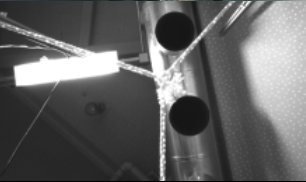
#> input picture SSR-AutonomousDriveingControl/SSC-ImageRecognition/debug.png, 306 x 182 px
$ python functest.py   (older library calls are emulated)
#> lines starting #> are read from the running program, lines starting #| are printed output that depends on the picture
### SSR-AutonomousDriveingControl/SSC-ImageRecognition/OutputController.py
import time
import serial#pip install pyserial
from Order import InitOrder
from Order import PosOrder
from Order import VelocityOrder
from Order import ClearOrder
from Order import MotorModeOrder
from Order import ResetMotorOrder
from Order import ResetEncoderOrder
import math
import copy
import threading
from enum import IntEnum
import queue
from multiprocessing import Process
import platform
import threading
import tkinter as tk

class OutputController(object):

    _instance = None
    _lock = threading.Lock()

    def __new__(cls):
        with cls._lock:
            if cls._instance is None:
                print("New Singleton is OutputController")
                cls._instance = super().__new__(cls)
                cls.orderList = []
                cls.stepQueue = queue.Queue()
        return cls._instance

    def setStepQueue(self,stepQueue):
        self.stepQueue = stepQueue

    def insertOrder(self,order):
        self.orderList.insert(0,order)
        #OutputController().msgPrint("Order Set:",order)

    def clearStep(self):
        self.stepQueue.put([ClearOrder()]);

    def pushStep(self):
        self.stepQueue.put(sorted(self.orderList,key=lambda x: -x.delay - (0.001 if isinstance(x,PosOrder) else 0.002 if  isinstance(x,VelocityOrder) else 0)))
        self.orderList.clear()

    def setMsgbox(self,box):
        self.box = box

    def setData(self,data):
        self.data = data


    def getData(self):
        return self.data

    def msgPrint(self,*msg):

        try:
            msg_text = ",".join([str(_) for _ in msg])
            msg_text = msg_text.replace(":,",":")
            msg_text = msg_text.replace("=,","=")
            print(msg_text)
            self.box.insert('end',msg_text + "\n")
            self.box.see(tk.END)
        except:
            print(",".join([str(_) for _ in msg]))
            #print("Print Exception")


# [76 lines left out: function OutputDone, not called in this run]
        #OutputController().msgPrint("End Output")
class MotorMode(IntEnum):
    PosNormal = 0x00
    PosHold = 0x01
    PosFree = 0x02
    VelocityNormal = 0x04
    VelocityFree = 0x06
    VelocityHold = 0x07
    Pos = 100
    Velocity = 200


class Serial(object):
    # [6 lines left out: function __init__, not called in this run]

    def write(self,command):
        self.serial.write(command)

    # [113 lines left out: functions outputInit, outputPos, outputVelocity, setMotorMode, resetEncoder, resetMotor, not called in this run]


    # [27 lines of commented-out code are left out]


### SSR-AutonomousDriveingControl/SSC-ImageRecognition/functest.py


import numpy as np
from matplotlib import pyplot as plt
import matplotlib.pyplot as plt

import numpy as np
import cv2#opencv-contrib-python not opencv-python
import numpy as np
import cv2
import numpy as np

from skimage.morphology import skeletonize
from OutputController import OutputController

# Zhang-Suenのアルゴリズムを用いて2値化画像を細線化します
# [49 lines left out: functions Zhang_Suen_thinning, black_one, padding_zeros, not called in this run]

# 外周1行1列を除くメソッドです。
def unpadding(image):
    return image[1:-1, 1:-1]

# 指定されたピクセルの周囲のピクセルを取得するメソッドです
def neighbours(x, y, image):
    return [image[x-1][y], image[x-1][y+1], image[x][y+1], image[x+1][y+1], # 2, 3, 4, 5
             image[x+1][y], image[x+1][y-1], image[x][y-1], image[x-1][y-1]] # 6, 7, 8, 9

# 0→1の変化の回数を数えるメソッドです
def count_transition(neighbours):
    neighbours += neighbours[:1]
    return sum( (n1, n2) == (0, 1) for n1, n2 in zip(neighbours, neighbours[1:]) )

# 黒を1、白を0とする画像を、2値画像に戻すメソッドです
def inv_black_one(inv_bool_image):
    bool_image = ~inv_bool_image.astype(bool)
    return bool_image.astype(int) * 255


# [28 lines left out: functions display_result_image, FLD, canny, not called in this run]


def disp(img1,img2):
    plt.subplot(121),plt.imshow(img1,cmap = 'gray')
    plt.title('Original Image'), plt.xticks([]), plt.yticks([])
    plt.subplot(122),plt.imshow(img2,cmap = 'gray')
    plt.title('Edge Image'), plt.xticks([]), plt.yticks([])

    plt.show()

# [42 lines of commented-out code are left out]
colorimg = cv2.imread('debug.png', cv2.IMREAD_COLOR)
#> colorimg is the input picture: shape (182, 306, 3); mean B, G, R 99, 99, 99

# グレースケール変換
gray = cv2.cvtColor(colorimg, cv2.COLOR_BGR2GRAY)
#gray = cv2.GaussianBlur(gray,(5,5), 3)
image = cv2.Canny(gray,0,100)
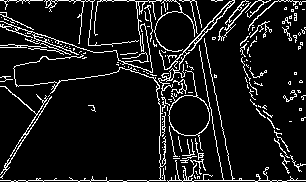
#> image: shape (182, 306); 9.8% white in thin lines or dots
#_, image = cv2.threshold(gray, 30, 255, cv2.THRESH_BINARY)

# 二値画像反転
image = cv2.bitwise_not(image)
#> image: shape (182, 306); 90.2% white; black in thin lines or dots
#disp(gray,image)

ske = skeletonize(~(image != 0))
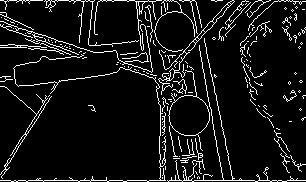
#> ske: shape (182, 306) bool; 8.2% white in thin lines or dots
ske_gray = (ske * 255).astype(np.uint8)
#> ske_gray: shape (182, 306); 8.2% white in thin lines or dots
ske_rgb = cv2.cvtColor(ske_gray, cv2.COLOR_GRAY2RGB)
#> ske_rgb: shape (182, 306, 3); 8.2% white in thin lines or dots
#display_result_image('GUOHALL', colorimg, ske_rgb)


edges = cv2.Canny(ske_rgb,0,100)
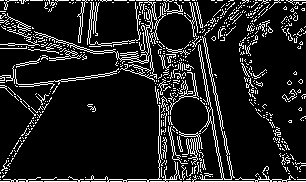
#> edges: shape (182, 306); 12.5% white in thin lines or dots
lines = cv2.HoughLines(edges,1,np.pi/180,10)
OutputController().msgPrint("line are",len(lines))
counter=0
draw_lines=np.zeros(colorimg.shape)

for counter in range(10):
    if(len(lines)==0):
        break;
    rho,theta=lines[0][0]
    a = np.cos(theta)
    b = np.sin(theta)
    x0 = a*rho
    y0 = b*rho
    x1 = int(x0 + 1000*(-b))
    y1 = int(y0 + 1000*(a))
    x2 = int(x0 - 1000*(-b))
    y2 = int(y0 - 1000*(a))
    cv2.line(draw_lines,(x1,y1),(x2,y2),(0,255,0),2)
    OutputController().msgPrint(rho,theta)
    lines=lines[np.where((lines[:,0,0]<rho-30)|(lines[:,0,0]>rho+30)|(lines[:,0,1]<theta-3.14/8)|(lines[:,0,1]>theta+3.14/8))[0]]
    #lines=lines[np.where((lines[:,0,0]<rho*1.2)|(lines[:,0,0]>rho*0.8)|(lines[:,0,1]>theta*1.2)|(lines[:,0,1]<theta*0.8))[0]]#rhoは負数を取りうる
    OutputController().msgPrint(len(lines))
#> this loop made 10 passes
#> (rho, theta, a, b, x0, y0, x1, y1) on passes 1 to 10: (181, 1.57, -4.37e-08, 1, -7.91e-06, 181, -1000, 180), (0, 1.57, -4.37e-08, 1, 0, 0, -1000, 0), (-189, 2.97, -0.985, 0.174, 186.1, -32.82, 12, -1017), (87, 1.43, 0.139, 0.99, 12.11, 86.15, -978, 225), (-140, 2.98, -0.988, 0.156, 138.3, -21.9, -18, -1009), (42, 1.66, -0.0872, 0.996, -3.66, 41.84, -999, -45), (165, 0.0349, 0.999, 0.0349, 164.9, 5.76, 129, 1005), (-83, 2.36, -0.707, 0.707, 58.69, -58.69, -648, -765), (-45, 2.36, -0.707, 0.707, 31.82, -31.82, -675, -738), (-10, 2.08, -0.485, 0.875, 4.85, -8.75, -869, -493)
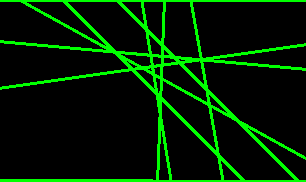
#> draw_lines: shape (182, 306, 3) float64; mean of channels 0, 1, 2 0, 32.7, 0; drawn as B, G, R


kernel = np.ones((5,5),np.uint8)
dilation = cv2.dilate(draw_lines,kernel,iterations = 1)
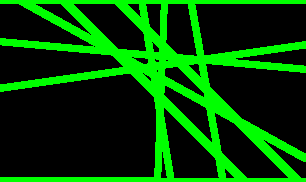
#> dilation: shape (182, 306, 3) float64; mean of channels 0, 1, 2 0, 71.6, 0; drawn as B, G, R
#disp(draw_lines,dilation)

disp(colorimg,cv2.addWeighted(colorimg,0.5,dilation,0.5,0,dtype=cv2.CV_8UC3))
#> in disp, `plt.show()`:
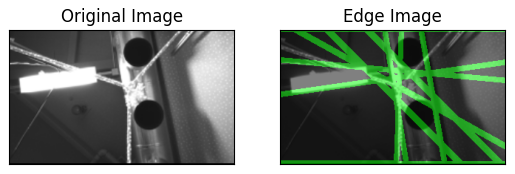
#> figure drawn by matplotlib, 2 panels; B, G, R data is drawn as R, G, B

$ run again, with SSR-AutonomousDriveingControl/SSC-ImageRecognition/debug2.png copied over SSR-AutonomousDriveingControl/SSC-ImageRecognition/debug.png
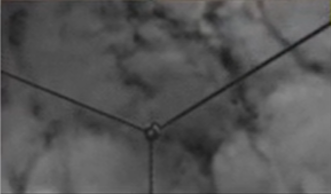
#> input picture SSR-AutonomousDriveingControl/SSC-ImageRecognition/debug2.png, 331 x 194 px
#> colorimg is the input picture: shape (194, 331, 3); mean B, G, R 85.1, 85.1, 85.3
#> `image = cv2.Canny(gray,0,100)`:
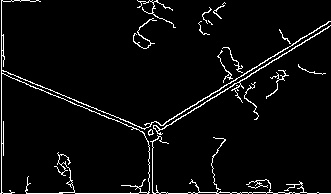
#> image: shape (194, 331); 4.4% white in thin lines or dots
#> ske: shape (194, 331) bool; 3.6% white in thin lines or dots
#> ske_gray: shape (194, 331); 3.6% white in thin lines or dots
#> ske_rgb: shape (194, 331, 3); 3.6% white in thin lines or dots
#> edges: shape (194, 331); 5.9% white in thin lines or dots
#> the loop `for counter in range(10):` made 10 passes
#> (rho, theta, a, b, x0, y0, x1, y1) on passes 1 to 8: (0, 0, 1, 0, 0, 0, 0, 1000), (192, 1.57, -4.37e-08, 1, -8.39e-06, 192, -1000, 191), (69, 1.95, -0.375, 0.927, -25.85, 63.98, -953, -310), (188, 1.03, 0.515, 0.857, 96.83, 161.1, -760, 676), (1, 3.12, -1, 0.0175, -1, 0.0175, -18, -999), (153, 0, 1, 0, 153, 0, 153, 1000), (-150, 3.12, -1, 0.0175, 150, -2.62, 132, -1002), (105, 1.47, 0.105, 0.995, 10.98, 104.4, -983, 208)
#> in disp, `plt.show()`:
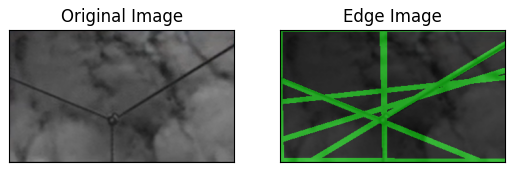
#> figure drawn by matplotlib, 2 panels; B, G, R data is drawn as R, G, B
